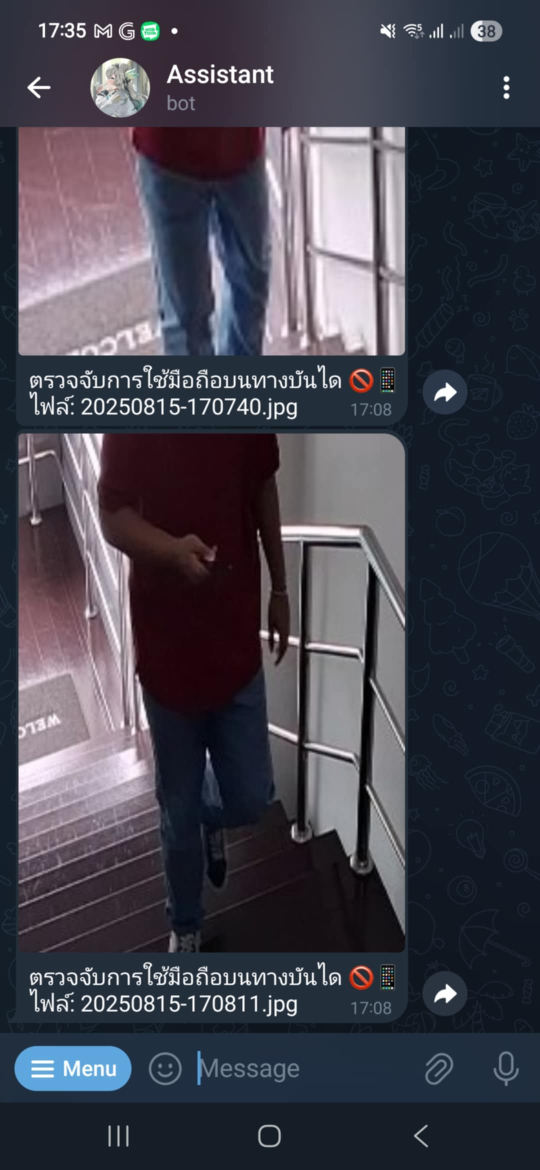
#> input picture image/perview.jpg, 1080 x 2340 px (shown at 1/2 size)
$ python -i blurface.py   (imports and definitions only)
#> lines starting #> are read from the running program, lines starting #| are printed output that depends on the picture; after the words box and inside, x2 and y2 are one past the last pixel; in counts of white or black regions, pixels touching at a corner belong together
#> further down, picture is the input picture: shape (2340, 1080, 3); mean B, G, R 77.1, 66.4, 67.5
import cv2
import numpy as np

def blur_face(image: np.ndarray) -> np.ndarray:
    """
    Detects faces in the image using OpenCV's built-in Haar Cascades
    and applies a strong Gaussian blur to preserve privacy.
    Supports both frontal and profile face detections.
    If no face is detected, a fallback blur is applied to the upper head region.
    """
    if image is None or image.size == 0:
        return image

    img = image.copy()
    gray = cv2.cvtColor(img, cv2.COLOR_BGR2GRAY)
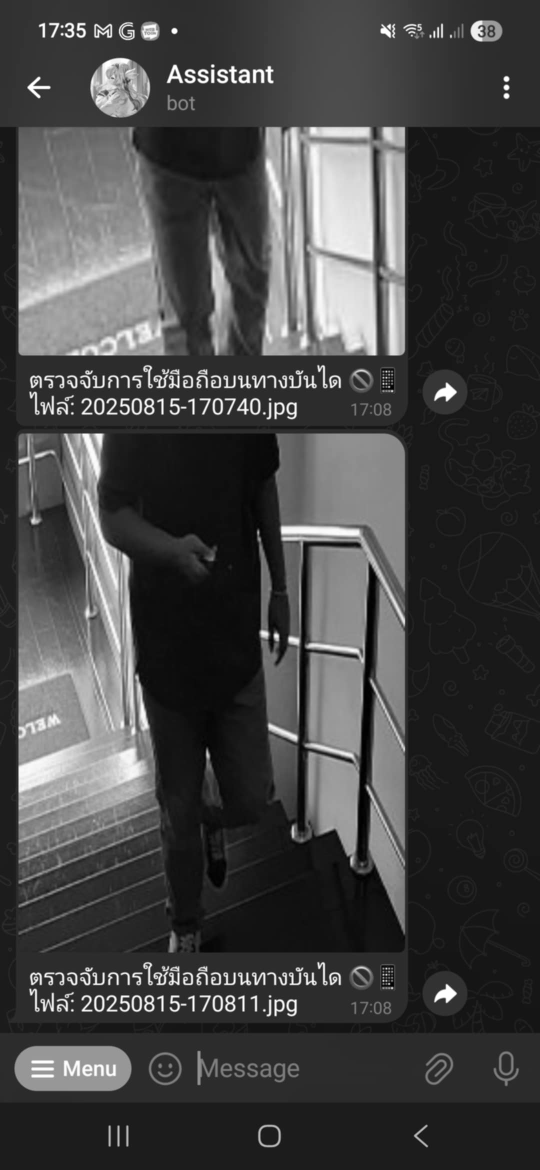
#> gray: shape (2340, 1080) (shown at 1/2 size); min 0, max 255, mean 68

    # Load OpenCV's built-in Haar Cascades
    frontal_cascade_path = cv2.data.haarcascades + 'haarcascade_frontalface_default.xml'
    profile_cascade_path = cv2.data.haarcascades + 'haarcascade_profileface.xml'

    frontal_cascade = cv2.CascadeClassifier(frontal_cascade_path)
    profile_cascade = cv2.CascadeClassifier(profile_cascade_path)

    # Detect faces
    faces_front = frontal_cascade.detectMultiScale(gray, scaleFactor=1.1, minNeighbors=4, minSize=(30, 30))
#> faces_front = ()
    faces_profile = profile_cascade.detectMultiScale(gray, scaleFactor=1.1, minNeighbors=4, minSize=(30, 30))
#> faces_profile = ()

    # Combine detected bounding boxes
    all_faces = []
    if len(faces_front) > 0:
        all_faces.extend(faces_front)
    if len(faces_profile) > 0:
        all_faces.extend(faces_profile)

    if len(all_faces) == 0:
        # FALLBACK BLUR: If no face is detected by cascades, apply a blur to the upper center area
        # since it's a cropped person image resized to 640x640, the face is typically in this region.
        h, w = img.shape[:2]
#> h = 2340; w = 1080
        fallback_y1, fallback_y2 = int(h * 0.05), int(h * 0.35)
#> fallback_y1 = 117; fallback_y2 = 819
        fallback_x1, fallback_x2 = int(w * 0.25), int(w * 0.75)
#> fallback_x1 = 270; fallback_x2 = 810

        roi = img[fallback_y1:fallback_y2, fallback_x1:fallback_x2]
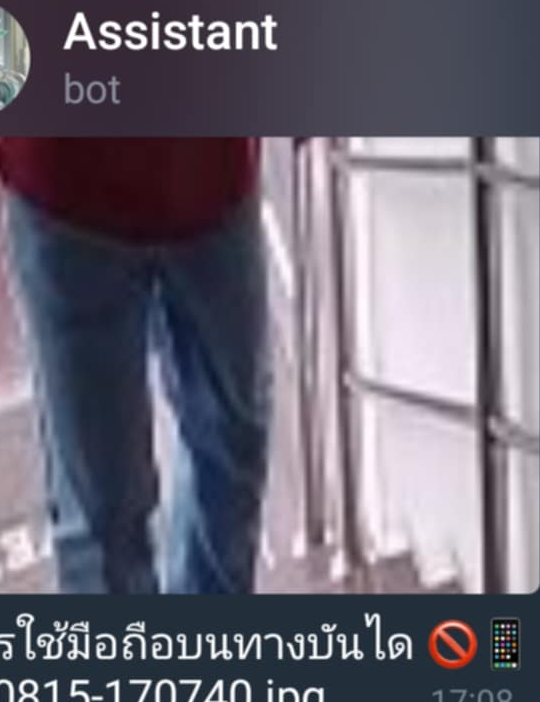
#> roi: shape (702, 540, 3); mean B, G, R 116.9, 104.2, 108.4
        # Apply extremely strong blur
        blurred_roi = cv2.GaussianBlur(roi, (99, 99), 30)
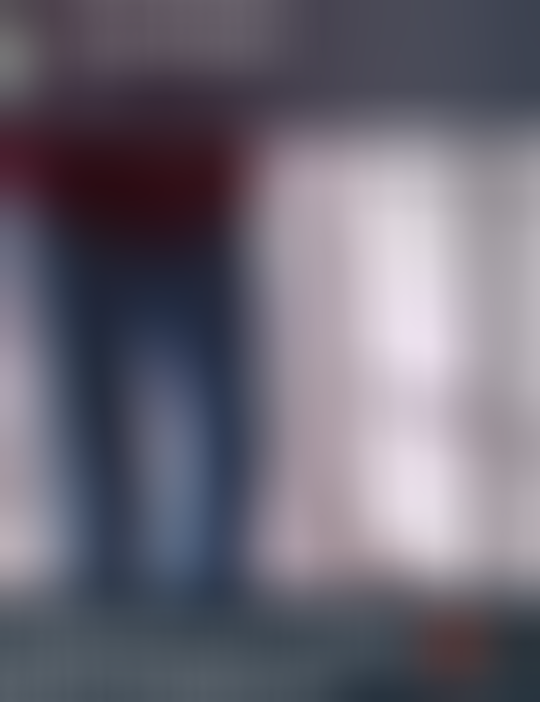
#> blurred_roi: shape (702, 540, 3); mean B, G, R 116.9, 104.2, 108.4
        img[fallback_y1:fallback_y2, fallback_x1:fallback_x2] = blurred_roi
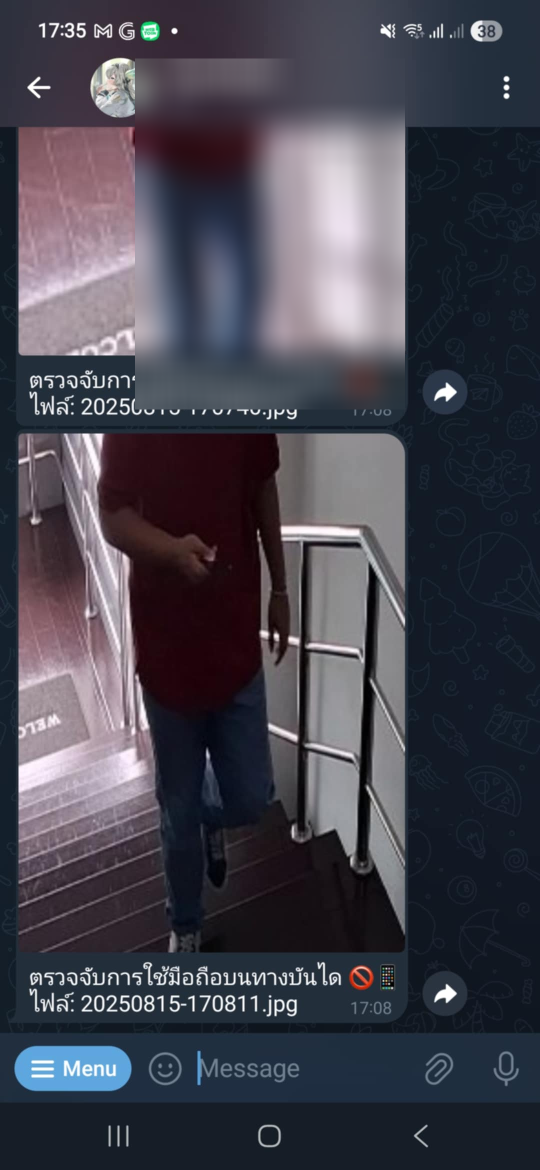
#> img: shape (2340, 1080, 3) (shown at 1/2 size); 14.88% of pixels changed, all inside (x1, y1, x2, y2) = (270, 117, 810, 819)
        return img

    for (x, y, w, h) in all_faces:
        # Ensure coordinates are within image boundaries
        x_start = max(0, x)
        y_start = max(0, y)
        x_end = min(img.shape[1], x + w)
        y_end = min(img.shape[0], y + h)

        if x_end > x_start and y_end > y_start:
            roi = img[y_start:y_end, x_start:x_end]
            # Kernel size must be positive and odd
            ksize = 99
            # Apply Gaussian Blur to the face region
            blurred_roi = cv2.GaussianBlur(roi, (ksize, ksize), 30)
            img[y_start:y_end, x_start:x_end] = blurred_roi

    return img

>>> import cv2
>>> picture = cv2.imread('../../image/perview.jpg')
>>> result = blur_face(picture)
